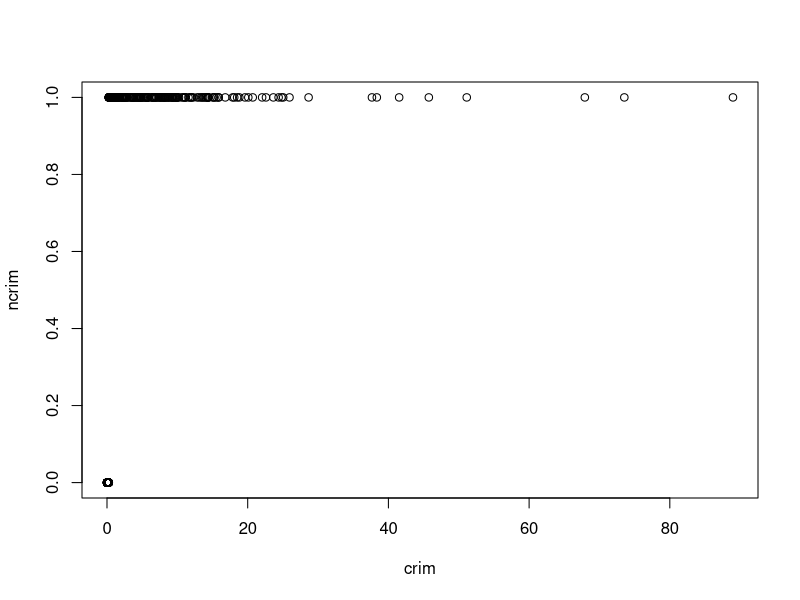
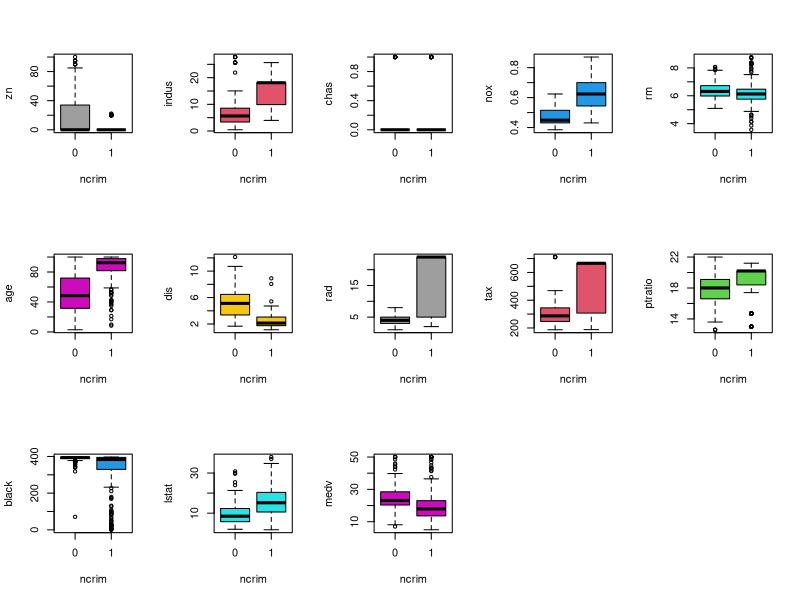
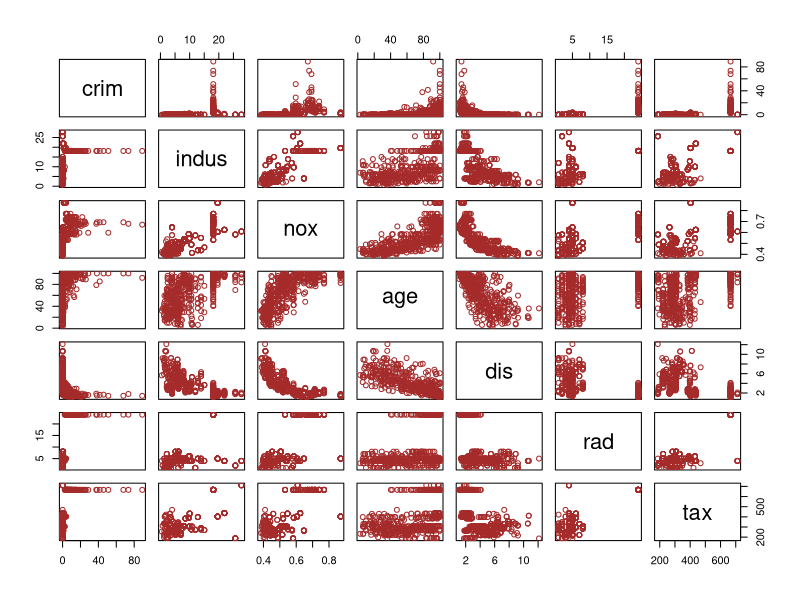
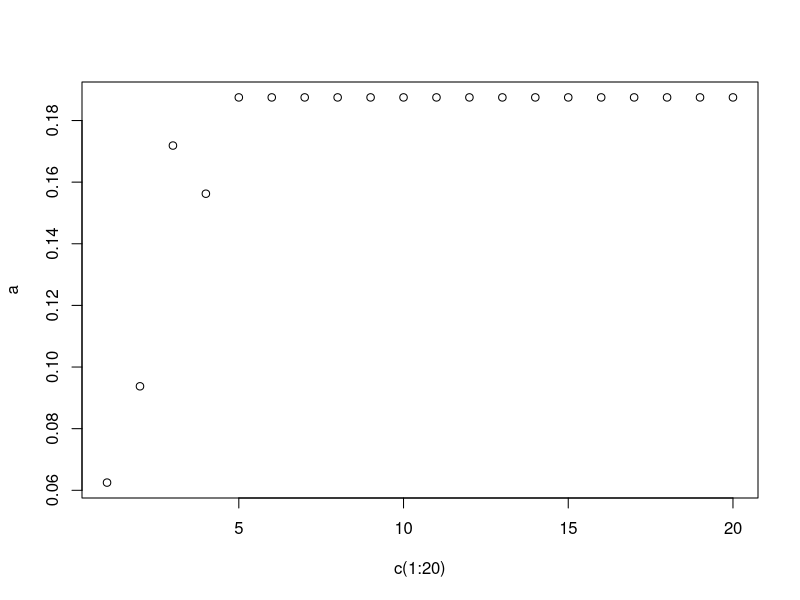

These charts were generated, in order, by the following R code:
rm(list=ls())
library(MASS)
attach(Boston)
names(Boston)
ncrim=ifelse(crim<median(crim),0,1)
plot(crim,ncrim)
nBoston=data.frame(ncrim,Boston[-1])
par(mfrow=c(3,5))
cor(ncrim,medv)
boxplot(zn~ncrim, col=8)
boxplot(indus~ncrim, col=2)
boxplot(chas~ncrim, col=3)
boxplot(nox~ncrim, col=4)
boxplot(rm~ncrim, col=5)
boxplot(age~ncrim, col=6)
boxplot(dis~ncrim, col=7)
boxplot(rad~ncrim, col=8)
boxplot(tax~ncrim, col=2)
boxplot(ptratio~ncrim, col=3)
boxplot(black~ncrim, col=4)
boxplot(lstat~ncrim, col=5)
boxplot(medv~ncrim, col=6)
#indus-nox-age-dis-rad-tax
pairs(crim~indus-nox-age-dis-rad-tax,col="brown")
ind=(rm<7);
train=nBoston[ind,]
test=nBoston[!ind,]
##################
#predicting
mod=lda(ncrim~indus+nox+age+dis+rad+tax,data = train)
summary(mod)
pred=predict(mod,test,type = "response")
head(pred$class)
class_pred=pred$class
table(class_pred,ncrim[!ind])
mean(class_pred!=ncrim[!ind])
################
mod=qda(ncrim~indus+nox+age+dis+rad+tax,data = train)
summary(mod)
pred=predict(mod,test,type = "response")
head(pred$class)
class_pred=pred$class
table(class_pred,ncrim[!ind])
mean(class_pred!=ncrim[!ind])
################
mod=glm(ncrim~indus+nox+age+dis+rad+tax,data = train)
summary(mod)
pred=predict(mod,test,type = "response")
pred[pred<=0.5]=0
pred[pred>0.5]=1
table(class_pred,ncrim[!ind])
mean(class_pred!=ncrim[!ind])
################
library(class)
train.Y=ncrim[ind]
test.Y=ncrim[!ind]
set.seed(10)
a={};K=1;
pred=knn(train[,c(3,5,7,9,10)],test[,c(3,5,7,9,10)],ncrim[ind],k=1)
a[1]=mean(test.Y!=pred)
for (i in 2:20)
{pred=knn(train[,c(3,5,7,9,10)],test[,c(3,5,7,9,10)],ncrim[ind],k=i)
a[i]=mean(test.Y!=pred)
K=ifelse(a[i]<min(a[-i]),i,K)
}
par(mfrow=c(1,1))
plot(c(1:20),a)
K
pred=knn(train[,c(3,5,7,9,10)],test[,c(3,5,7,9,10)],ncrim[ind],k=K)
knn_er=mean(test.Y!=pred)
knn_er
